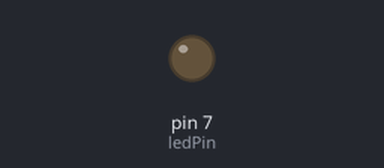
A sketch run on a simulated Arduino Uno, built with avr-gcc and run on an emulated ATmega328P. Shown: output pins drawn as LEDs (lit = HIGH). At 2.2 s the program stops and its outputs stay as they are.

Above: at 0.5 s.
At 1.1 s:
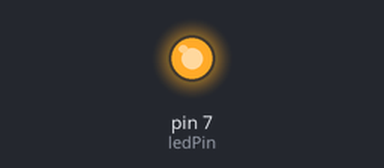
Timing chart, 0 to 3.0 s (numbered marks = the images above):
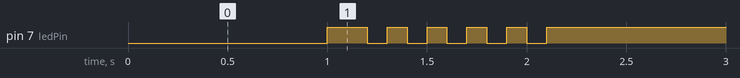

The sketch:

05_practice_2.ino
```cpp
const int ledPin = 7;

void setup() {
  pinMode(ledPin, OUTPUT);
}

void loop() {
  digitalWrite(ledPin, 0);
  delay(1000);

  digitalWrite(ledPin, 1);
  delay(200);

  for (int i = 0; i < 5; i++) {
    digitalWrite(ledPin, 0);
    delay(100);
    digitalWrite(ledPin, 1);
    delay(100);
  }

  digitalWrite(ledPin, 1);
  while (1) {}
}
```

Measured:
- by itself, pin 7 (ledPin): repeats every 0.20 s: LOW 0.10 s, HIGH 0.10 s, until it stays HIGH from 2.1 s
